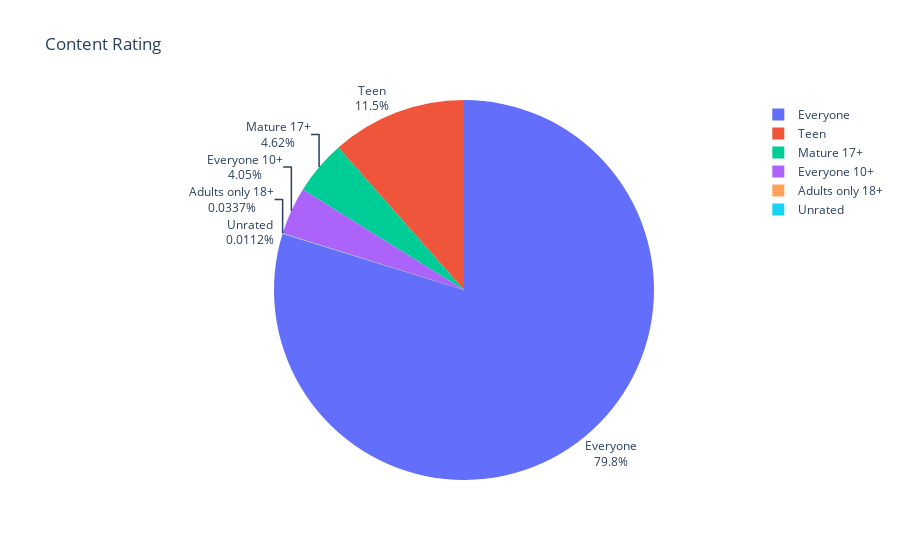

Notebook code cell kept with this figure:
### Code cell
fig.update_traces(textposition='outside', textinfo='percent+label')

### Figure 1 — Plotly figure (JSON) as saved in the notebook; plotly's stock layout.template omitted (floating-point values rounded to 4 significant figures)
{"data": [{"domain": {"x": [0, 1], "y": [0, 1]}, "hovertemplate": "label=%{label}<br>value=%{value}<extra></extra>", "labels": ["Everyone", "Teen", "Mature 17+", "Everyone 10+", "Adults only 18+", "Unrated"], "legendgroup": "", "name": "", "showlegend": true, "textinfo": "percent+label", "textposition": "outside", "type": "pie", "values": [7094, 1022, 411, 360, 3, 1]}], "layout": {"legend": {"tracegroupgap": 0}, "title": {"text": "Content Rating"}}}
